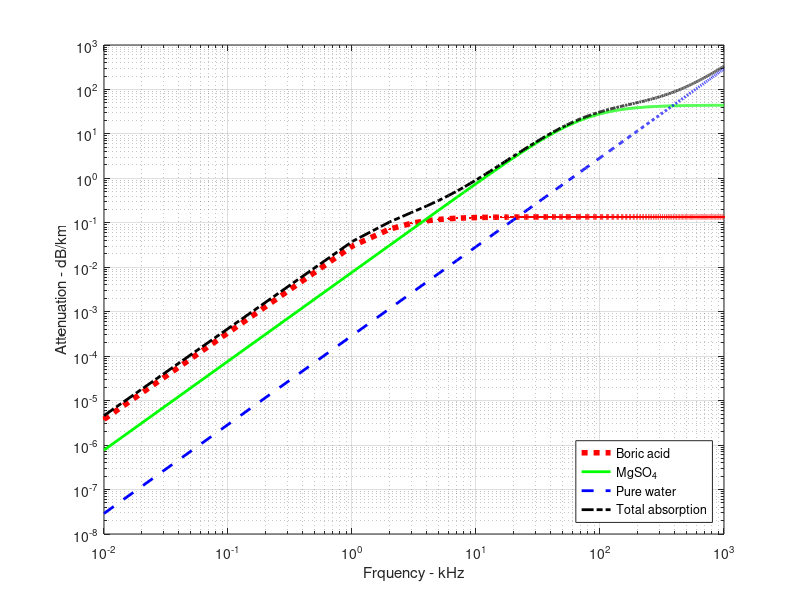

The MATLAB source for this figure:
%*************   Junaid Qadir  *************% 
%*************   MPhil Electronics  *************%
%*************   Department of Electronics *************%
%*************   Quaid-i-Azam University Islamabad,45320, Pakistan  *************%
%*************   Email: jndqadar@gmail.com  


%%%%%%%%%%%%% BORIC ACID + Magnesium sulphate+ Pure water 

clear all 
close all 
clc

f= 1e-2:10^3; % Frequency in kHz
S= 35; % salinity
T=10; % temmperature in degree centi grad
pH= 7.8;  %% Water pH level
theta= 273+T;   %%% Angle 
D= 500; % Depth in meter
c= 1412+3.21*T+1.19*S+0.0167*D;  %%% Sound speed in Water  1500 m/s
 

%%%% Boric Acid Contribution 
A1= 8.86/c*10^(0.78*pH-5); % Absorption in Boric acid
p1= 1;  % pressur in Boric acid
f1= 0.78* sqrt(S/35)*10^(T/26); % frequency in Boric acid
 
 
 %%%% MgSO_4 Contribution 
 A2= 21.44* S/c*(1+0.025*T);   % Absorption in MgSO4
 p2= 1-1.37* 10^(-4) *D +6.2*10^(-9)* D^2; % pressure in MgSO4
 f2= (8.17*10^(8-1990/theta)) ./ (1+0.0018*(S-35)); %frequency in MgSO4

%%% Pure Water Contribution 
A3= 3.964*10^(-4)- 1.146* 10^(-5)*T +1.45*10^(-7)*T^2-6.5*10^(-10)*T^3; % Absorption in pure water
p3= 1-3.83*10^(-5) * D+4.9*10^(-10) *D^2;  % Pressure in Pure water 





Boric_acid= (A1*p1*f1*f.^2)./( f1^2+f.^2);  % Formula for Boric acid  %%% Absorption of Boric acid
Magnesium_sulphate= A2*p2*f2*(f.^2)./ ((f2^2)+f.^2); % Formula for Magnesium sulphate  %%%% Absorption of Megnesium sulphates
Pure_water= A3*p3*f.^2; % Formula for pure water   %% Absorption of Water
 Total_absorption= Boric_acid+ Magnesium_sulphate + Pure_water;  %  Total Absorption
 
 
 
% Plot to double log-scale
loglog(f,Boric_acid,':.r','LineWidth',4)
hold on
loglog(f,Magnesium_sulphate,'-g','LineWidth',2)
hold on
loglog(f,Pure_water,'--b','LineWidth',2)
hold on
loglog( f,Total_absorption,'-.k','LineWidth',2)
hold off
% Change look
% a = gca;
grid on
xlabel('Frquency - kHz')
ylabel('Attenuation - dB/km')
legend({'Boric acid', 'MgSO_{4}', 'Pure water ', 'Total absorption'}, 'Interpreter', 'tex', 'Location', 'southeast')
a.GridLineStyle = '--';
a.MinorGridLineStyle = '--';
a.GridColor = 'k';
a.MinorGridColor = 'k';
a.GridAlpha = 1;
a.MinorGridAlpha = 1;






